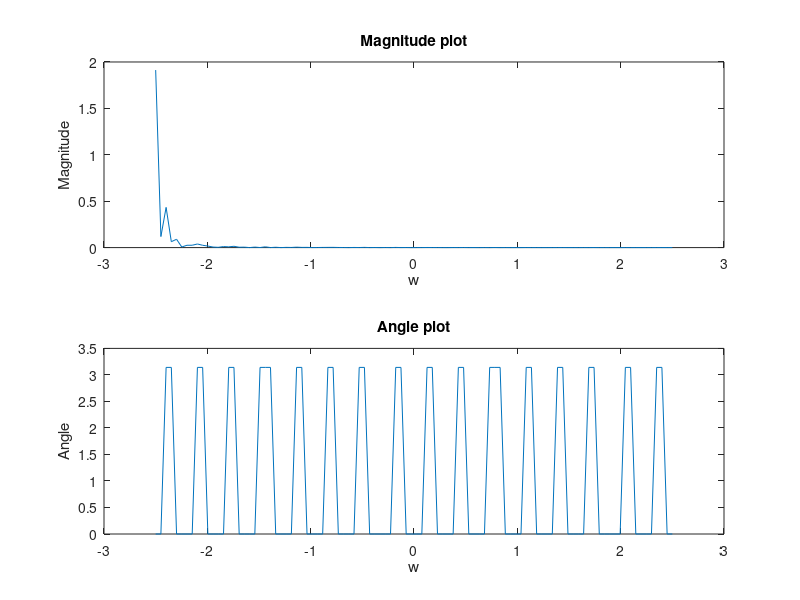

MATLAB code for this plot:
w = linspace(-2.5,2.5);
X = zeros(1, length(w));
for k = 1:length(w)
    X(k) = ((2.*cos(k))-(2.*cos(2.*k)))/(k.*k);
%     X(k) = (exp(j.*k)+exp(-j.*k)-exp(2.*j.*k)-exp(-2.*j.*k))./(k.*k)
end

magnitude = abs(X);
theta = angle(X);

subplot(2,1,1)
plot(w,magnitude)
xlabel('w')
ylabel('Magnitude')
title('Magnitude plot')

subplot(2,1,2)
plot(w,theta)
xlabel('w')
ylabel('Angle')
title('Angle plot')